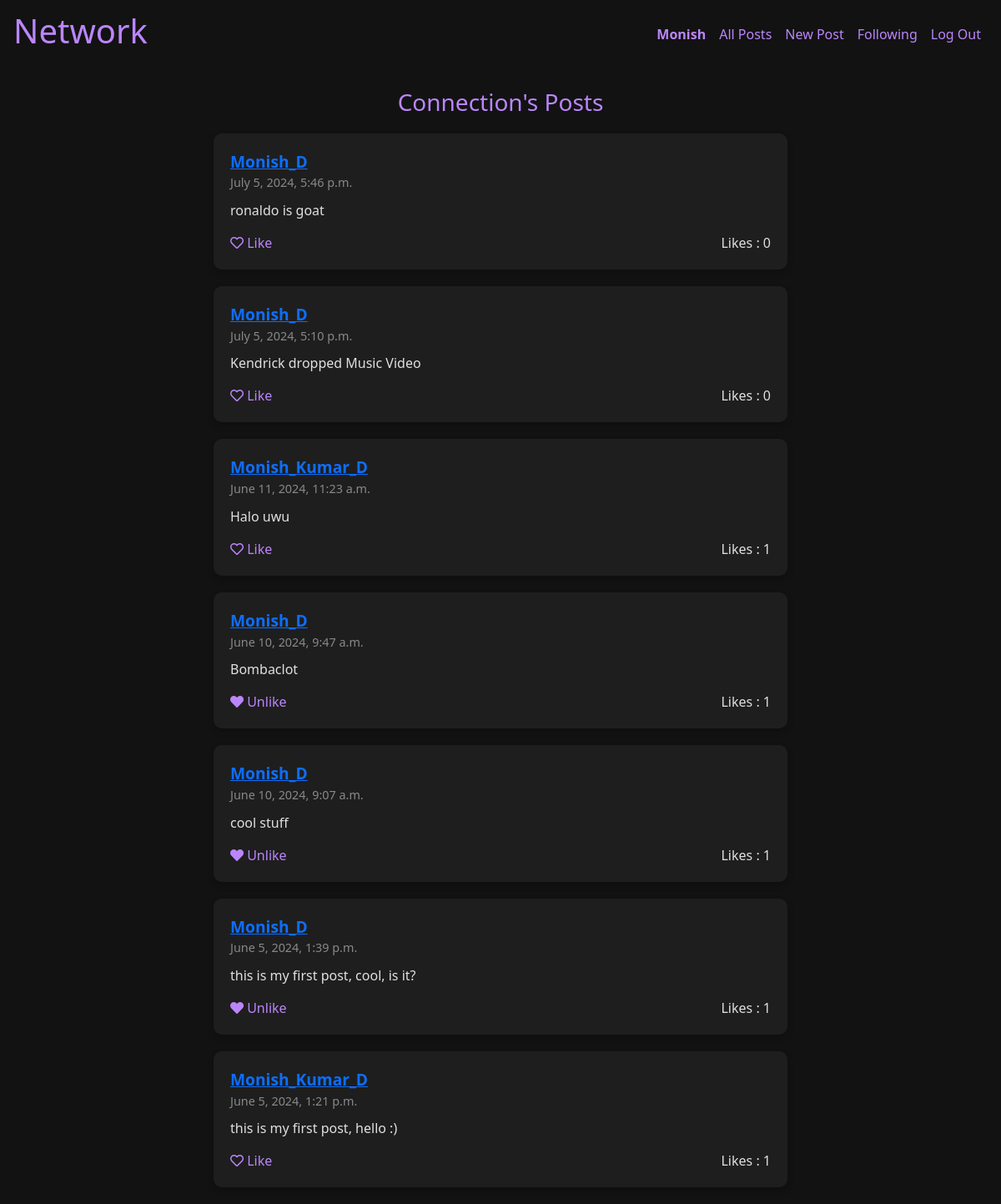
Page /following (signed in) on the committed database.
### network/models.py (models this page shows, shortened)
class User(AbstractUser):
    pass

class Post(models.Model):
    username = models.ForeignKey(User, on_delete=models.CASCADE, related_name="author")
    content = models.TextField()
    timestamp = models.DateTimeField(auto_now_add=True)
    likes = models.ManyToManyField(User, related_name='liked_posts', through='Like')

### network/views.py (the view)
# urls.py: path("following", views.following_posts, name="following"),
def following_posts(request):
    user = request.user
    followers = Follow.objects.filter(follower=user).values_list('user_id', flat=True)
    total_posts = Post.objects.filter(username__id__in=followers).annotate(
        liked_by_user=Exists(
            Like.objects.filter(post_id=OuterRef('pk'), user=user)
        )
    ).order_by('-timestamp')
    paginator = Paginator(total_posts, 10)
    page_number = request.GET.get('page')
    page_obj = paginator.get_page(page_number)
    posts1 = paginator.get_page(page_number)
    return render(request, "network/followers.html", {"posts1": posts1, "poge_obj" : page_obj})

### network/templates/network/followers.html (shortened to what this page needs)
{% extends "network/layout.html" %}
{% block body %}
<div class="container mt-4">
    <div class="profile-header">
        <h3>Connection's Posts</h3>
    </div>
    <div class="row">
        <div class="col-lg-8 offset-lg-2">
            <div class="container">
            <ul class="list-unstyled">
                {% for post in posts1 %}
                <li class="post-card">
                    <div class="post-header">
                        <a href="{% url 'profile' post.username.id %}">{{ post.username }}</a>
                    </div>
                    <div class="post-timestamp">
                        {{ post.timestamp }}
                    </div>
                    <div class="post-content">
                        {{ post.content }}
                    </div>
                    <div class="post-footer">
                        {% if post.liked_by_user %}
                            <span class="like-button" data-id="{{ post.id }}">
                                <i class="fas fa-heart"></i> Unlike
                            </span>
                        {% else %}
                            <span class="like-button" data-id="{{ post.id }}">
                                <i class="far fa-heart"></i> Like
                            </span>
                        {% endif %}
                        <span class="like-count" id="like-count-{{ post.id }}">Likes : {{ post.likes.count }}</span>
                    </div>
                </li>
                {% endfor %}
            </ul>
        </div>
        </div>
    </div>
</div>
{% endblock %}

### network/templates/network/layout.html (shortened to what this page needs)
{% load static %}
<!DOCTYPE html>
<html lang="en">
    <head>
        <link href="https://stackpath.bootstrapcdn.com/bootstrap/4.5.2/css/bootstrap.min.css" rel="stylesheet">
        <link href="https://cdnjs.cloudflare.com/ajax/libs/font-awesome/5.15.4/css/all.min.css" rel="stylesheet">
        <link href="https://cdn.jsdelivr.net/npm/bootstrap@5.1.3/dist/css/bootstrap.min.css" rel="stylesheet">
    </head>
    <body>
        <nav class="navbar navbar-expand-lg navbar-light " style="color: #bb86fc">
            <a class="navbar-brand" href="#" style="color: #bb86fc;"><h1>Network</h1></a>
            <div class=" navbar-collapse" id="navbarNav">
              <ul class="navbar-nav ml-auto">
                {% if user.is_authenticated %}
                    <li class="nav-item" >
                        <a class="nav-link" href="{% url 'profile' user.id %}" style="color: #bb86fc;"><strong>{{ user.username }}</strong></a>
                    </li>
                {% endif %}
                <li class="nav-item">
                  <a class="nav-link" href="{% url 'index' %}" style="color: #bb86fc;">All Posts</a>
                </li>
                {% if user.is_authenticated %}
                    <li class="nav-item">
                        <a class="nav-link" href="{% url 'newpost' %}" style="color: #bb86fc;">New Post</a>
                    </li>
                    <li class="nav-item">
                        <a class="nav-link" href="{% url 'following' %}" style="color: #bb86fc;">Following</a>
                    </li>
                    <li class="nav-item">
                        <a class="nav-link" href="{% url 'logout' %}" style="color: #bb86fc;">Log Out</a>
                    </li>
                {% endif %}
              </ul>
            </div>
          </nav>
        <div class="body">
            {% block body %}
            {% endblock %}
        </div>
    </body>
</html>

### network/templates/network/layout.html (style rules this page uses)
body { background-color: #121212; color: #e0e0e0; }
.nav-item { color: white; }
.profile-header { text-align: center; margin-bottom: 20px; color: #bb86fc; }
.post-card { margin-bottom: 20px; padding: 20px; border-radius: 10px; background-color: #1e1e1e; box-shadow: 0 4px 8px rgba(0, 0, 0, 0.2); transition: all 0.3s ease; }
.post-header { font-size: 1.2em; font-weight: bold; color: #bb86fc; }
.post-timestamp { color: #888; font-size: 0.9em; }
.post-content { margin-top: 10px; font-size: 1em; }
.post-footer { margin-top: 15px; display: flex; justify-content: space-between; }
.like-button { color: #bb86fc; cursor: pointer; }
.nav-item a { color: #bb86fc; }

### rows in the picture
User: username "Monish"
Post: username "Monish_D", timestamp "July 5, 2024, 5:46 p.m.", content "ronaldo is goat", likes.count "0"
Post: username "Monish_D", timestamp "July 5, 2024, 5:10 p.m.", content "Kendrick dropped Music Video", likes.count "0"
Post: username "Monish_Kumar_D", timestamp "June 11, 2024, 11:23 a.m.", content "Halo uwu", likes.count "1"
Post: username "Monish_D", timestamp "June 10, 2024, 9:47 a.m.", content "Bombaclot", likes.count "1"
Post: username "Monish_D", timestamp "June 10, 2024, 9:07 a.m.", content "cool stuff", likes.count "1"
Post: username "Monish_D", timestamp "June 5, 2024, 1:39 p.m.", content "this is my first post, cool, is it?", likes.count "1"
Post: username "Monish_Kumar_D", timestamp "June 5, 2024, 1:21 p.m.", content "this is my first post, hello :)", likes.count "1"
